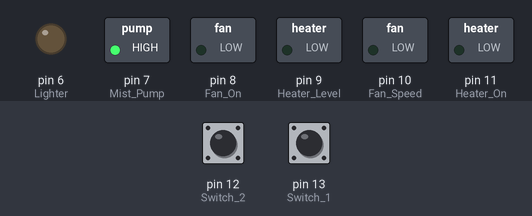
Recording of a sketch running on a simulated Arduino Uno, built with avr-gcc and run on an emulated ATmega328P. On the bench: switched loads named in the sketch (green lamp = pin HIGH), output pins drawn as LEDs (lit = HIGH). The inputs (shaded band) are chosen by the test bench; at power-on: pin 13 (Switch_1) HIGH, pin 12 (Switch_2) HIGH. What the sketch prints to the serial monitor is not drawn.

Above: at 2.2 s.
2.3 s: pin 13 (Switch_1) pulled LOW for 1 s
At 4.5 s:
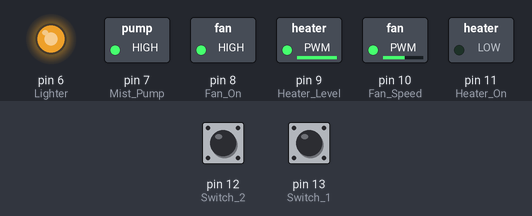
5.3 s: pin 13 (Switch_1) pulled LOW for 0.15 s
At 6.5 s:
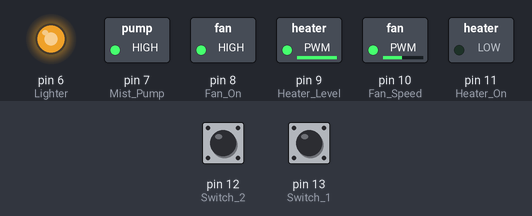
6.9 s: pin 13 (Switch_1) pulled LOW for 3.2 s
At 9.8 s:
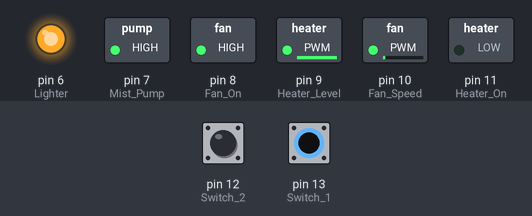
Timing chart, 0 to 11.3 s (numbered marks = the images above; inputs shaded):
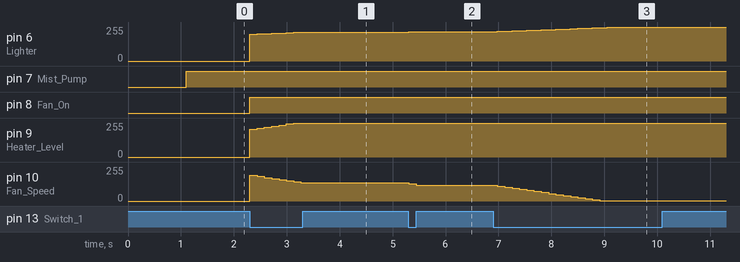

Measured:
- after the input at 2.3 s, pin 6 (Lighter): moves from 0/255 to 216/255 over 0.97 s, starting at once; pin 8 (Fan_On): LOW → HIGH at once
- after the input at 5.3 s, pin 6 (Lighter): 216/255 → 218/255 at once, → 220/255 0.14 s later; pin 10 (Fan_Speed): 136/255 → 128/255 at once, → 120/255 0.14 s later
- after the input at 6.9 s, pin 6 (Lighter): moves from 220/255 to 254/255 over 2.2 s, starting after 0.08 s; pin 10 (Fan_Speed): moves from 120/255 to 2/255 over 1.9 s, starting after 0.08 s

The sketch:

Arduinomaster20122562_use_.ino
```cpp
#include <SoftwareSerial.h>
#define Switch_1        13
#define Switch_2        12
#define Lighter         6
#define Switch_1        13
#define Switch_2        12
#define Heater_On       11
#define Heater_Level    9
#define Fan_On          8
#define Fan_Speed       10
#define Mist_Pump       7

int zero = 0;
uint8_t Status_Sw1, Status_Sw2;
int error_Hu = 0;
int error_Heater = 0;
int error_Light = 0;
byte DataRead[17];
bool ClearStatus;
char Datatran[255];

int base_Hu = 200;
String base_Huu;
int base_Heater = 200;
String base_Heaterr;
int base_Light = 200;
String base_Lightt;


float Hu ;
float Tem ;
int a ;
int b ;
int c ;
int Light;
SoftwareSerial ESPPort(2, 3);
void setup() {
  // put your setup code here, to run once:
  Serial.begin(9600);
  ESPPort.begin(9600);

  pinMode(Switch_1, INPUT);
  pinMode(Switch_2, INPUT);
  pinMode(Heater_On, OUTPUT);
  pinMode(Heater_Level, OUTPUT);
  pinMode(Lighter, OUTPUT);
  pinMode(Fan_On, OUTPUT);
  pinMode(Fan_Speed, OUTPUT);
  pinMode(Mist_Pump, OUTPUT);

  digitalWrite(Heater_On, LOW);
  analogWrite(Heater_Level, 0);
  analogWrite(Lighter, 0);
  digitalWrite(Fan_On, LOW);
  analogWrite(Fan_Speed, 0);
  digitalWrite(Mist_Pump, LOW);
  ClearStatus = false;

  delay(1000);
}

void loop() {
  delay(100);
  Status_Sw1 = digitalRead(Switch_1);
  Status_Sw2 = digitalRead(Switch_2);
  int State = 1;
  digitalWrite(Mist_Pump, State);
  if (Status_Sw1 == 0) {
    CommandReadSensor();
    //  Serial.print("OK");
    //  Serial.print(DataRead[0], HEX );
    //  Serial.print(" ");
    //  Serial.print(DataRead[1], HEX );
    //  Serial.print("  ");
    //  Serial.print(DataRead[2], HEX );
    //  Serial.print(" ");
    //  Serial.print(DataRead[3], HEX );
    //  Serial.print(" ");
    //  Serial.print(DataRead[4], HEX );
    //  Serial.print(" ");
    //  Serial.print(DataRead[5], HEX );
    //  Serial.print("   ");
    //  Serial.print(DataRead[6], HEX );
    //  Serial.print(" ");
    //  Serial.print(DataRead[7], HEX );
    //  Serial.print(" ");
    //  Serial.print(DataRead[8], HEX );
    //  Serial.print("  ");
    //  Serial.print(DataRead[9], HEX );
    //  Serial.print("   ");
    //  Serial.print(DataRead[10], HEX );
    //  Serial.print(" ");
    //  Serial.print(DataRead[11], HEX );
    //  Serial.print(" ");
    //  Serial.print(DataRead[12]);
    //  Serial.print(" ");
    //  Serial.print(DataRead[13], HEX );
    //  Serial.print(" ");
    //  Serial.print(DataRead[14], HEX );
    //  Serial.print(" ");
    //  Serial.println(DataRead[15], HEX );
    byte g = 0;
    String DataRead_10;
    if ((DataRead[10]) < 10)
    {
      DataRead_10 = String(g) + String(DataRead[10]);
    }
    else
    {
      DataRead_10 = String(DataRead[10]);
    }
    String DataRead_11;
    if ((DataRead[11]) < 10)
    {
      DataRead_11 = String(g) + String(DataRead[11]);
    }
    else
    {
      DataRead_11 = String(DataRead[11]);
    }

    String Buffer_2;
    String Humanity = String(DataRead[3]) + String(DataRead[4]) + "." + String(DataRead[5]);
    String Temp = String(DataRead[7]) + String(DataRead[8]) + "." + String(DataRead[9]);
    String Light_1 = String(DataRead[10]);
    String Light_2 = String(DataRead_11);
    String Light_3 = String(DataRead[12]);
    Hu = Humanity.toFloat();
    Tem = Temp.toFloat();
    a = Light_1.toInt();
    b = Light_2.toInt();
    c = Light_3.toInt();
    Light = (a * 16 * 16) + (b * 16) + c;
    digitalWrite(Fan_On, HIGH);

    light();
    heater();
    humanity();

    Buffer_2 = base_Huu + base_Heaterr + base_Lightt + String(State);
    Buffer_2.toCharArray(Datatran, 255);
    ESPPort.write(Datatran, 10);
    Serial.println(Buffer_2);
    delay(25);
  }
//  while (Status_Sw1 == 0)
//  {
//
//    Status_Sw1 = digitalRead(Switch_1);
//  }
}
void CommandReadSensor() {

  boolean LoopRead = true;
  int Buffer_1;
  byte CommandSend[5];
  byte BufferClear;
  bool BitClear;


  //0x02 0x0A 0x23 0x2D 0x03
  CommandSend[0] = 0x02;
  CommandSend[1] = 0x0A;
  CommandSend[2] = 0x23;
  CommandSend[3] = 0x2D;
  CommandSend[4] = 0x03;

  Serial.write(CommandSend, 5);

  while (LoopRead) {

    if (Serial.available()) {

      if (ClearStatus) {

        goto Label_1;
      }

      DataRead[0] = Serial.read();

      if (DataRead[0] == 0x02) {

Label_1:
        ClearStatus = false;

        for (int i = 1; i < 15; i++) {

          while (!(Serial.available())) {

            //
          }

          DataRead[i] = Serial.read();
        }

        if (DataRead[14] == 0x03) {

          if (DataRead[1] == 0x0B) {

            Buffer_1 = DataRead[1] + DataRead[2] + DataRead[3] + DataRead[4] + DataRead[5] + DataRead[6] + DataRead[7] + DataRead[8] + DataRead[9] + DataRead[10] + DataRead[11] + DataRead[12];
            if (DataRead[13] == Buffer_1) {

              //Status = true;

            }
          }
        }
        else {

          goto Label_2;
        }

        LoopRead = false;
      }

      else {
Label_2:
        BitClear = true;

        while (BitClear) {

          unsigned long previousMicros = micros();

          while (!(Serial.available())) {

            unsigned long currentMicros = micros();

            if (currentMicros - previousMicros >= 100) {

              goto Label_3;
            }
          }

          BufferClear = Serial.read();
          if (BufferClear == 0x02) {

            BitClear = false;
            ClearStatus = true;
          }
        }

        //Label_3:
        //BitClear = false;
        //LoopRead = false;
      }
    }

Label_3:
    BitClear = false;
    LoopRead = false;
  }
}

void light()
{
  if (Light <= 1500 && Light >= 1400)
  {
    error_Light = 0;
  }
  if (Light <= 1400 && Light >= 1300)
  {
    error_Light = -1;
  }
  if (Light <= 1300 && Light >= 1200)
  {
    error_Light = -2;
  }
  if (Light <= 1200 && Light >= 1100)
  {
    error_Light = -3;
  }
  if (Light <= 1100)
  {
    error_Light = -4;
  }
  if (Light <= 1600 && Light >= 1500)
  {
    error_Light = 1;
  }
  if (Light <= 1700 && Light >= 1600)
  {
    error_Light = 2;
  }
  if (Light <= 1800 && Light >= 1700)
  {
    error_Light = 3;
  }
  if (Light <= 1900 && Light >= 1800)
  {
    error_Light = 4;
  }
  if ( Light >= 1900)
  {
    error_Light = 5;
  }

  float kp = 0.5;
  int level = kp * error_Light;;
  base_Light = base_Light - level;
  if (base_Light < 1)
  {
    base_Light = 2;
  }
  if (base_Light > 255)
  {
    base_Light = 254;
  }
  analogWrite(Lighter, base_Light);
  if (base_Light < 10)
  {
    base_Lightt = String(zero) + String(zero) + String(base_Light);
  }
  else if (base_Light < 100)
  {
    base_Lightt = String(zero)  + String(base_Light);
  }
  else
  {
    base_Lightt = String(base_Light);
  }
}

void heater()
{
  if (Tem == 25 )
  {
    error_Heater = 0;
  }
  if (Tem == 24)
  {
    error_Heater = -1;
  }
  if (Tem == 23)
  {
    error_Heater = -2;
  }
  if (Tem == 22)
  {
    error_Heater = -3;
  }
  if (Tem <= 21 )
  {
    error_Heater = -4;
  }
  if (Tem == 26)
  {
    error_Heater = 1;
  }
  if (Tem == 27)
  {
    error_Heater = 2;
  }
  if (Tem == 28)
  {
    error_Heater = 3;
  }
  if (Tem == 29)
  {
    error_Heater = 4;
  }
  if ( Tem >= 30)
  {
    error_Heater = 5;
  }

  int kp = 2;
  int level = kp * error_Heater;
  base_Heater = base_Heater - level;
  //  analogWrite(Lighter, base); //  digitalWrite(Fan_On, HIGH);
  //  digitalWrite(Heater_On, LOW);
  //
  //    analogWrite(Fan_Speed, 255);
  if (base_Heater < 1)
  {
    base_Heater = 2;
  }
  if (base_Heater > 255)
  {
    base_Heater = 254;
  }
  analogWrite(Heater_Level, base_Heater);
  if (base_Heater < 10)
  {
    base_Heaterr = String(zero) + String(zero) + String(base_Heater);
  }
  else if (base_Heater < 100)
  {
    base_Heaterr = String(zero)  + String(base_Heater);
  }
  else
  {
    base_Heaterr = String(base_Heater);
  }
}

void humanity()
{
  if (Hu <= 83 && Hu >= 78)
  {
    error_Hu = 0;
  }
  if (Hu < 78 && Hu >= 73)
  {
    error_Hu = 1;
  }
  if (Hu < 73 && Hu >= 68)
  {
    error_Hu = 2;
  }
  if (Hu < 68 && Hu >= 63)
  {
    error_Hu = 3;
  }
  if (Hu < 63)
  {
    error_Hu = 4;
  }
  if (Hu <= 88 && Hu > 83)
  {
    error_Hu = -1;
  }
  if (Hu <= 93 && Hu > 88)
  {
    error_Hu = -2;
  }
  if (Hu <= 98 && Hu > 93)
  {
    error_Hu = -3;
  }
  if (Hu <= 99 && Hu > 98)
  {
    error_Hu = -4;
  }
  if ( Hu >= 99)
  {
    error_Hu = -5;
  }

  int kp = 2;
  int level = kp * error_Hu;;
  base_Hu = base_Hu - level;
  digitalWrite(Fan_On, HIGH);
  //  digitalWrite(Heater_On, LOW);
  //
  if (base_Hu < 1)
  {
    base_Hu = 2;
  }
  if (base_Hu > 255)
  {
    base_Hu = 254;
  }
  analogWrite(Fan_Speed, base_Hu);
  if (base_Hu < 10)
  {
    base_Huu = String(zero) + String(zero) + String(base_Hu);
  }
  else if (base_Hu < 100)
  {
    base_Huu = String(zero)  + String(base_Hu);
  }
  else
  {
    base_Huu = String(base_Hu);
  }
}
```
